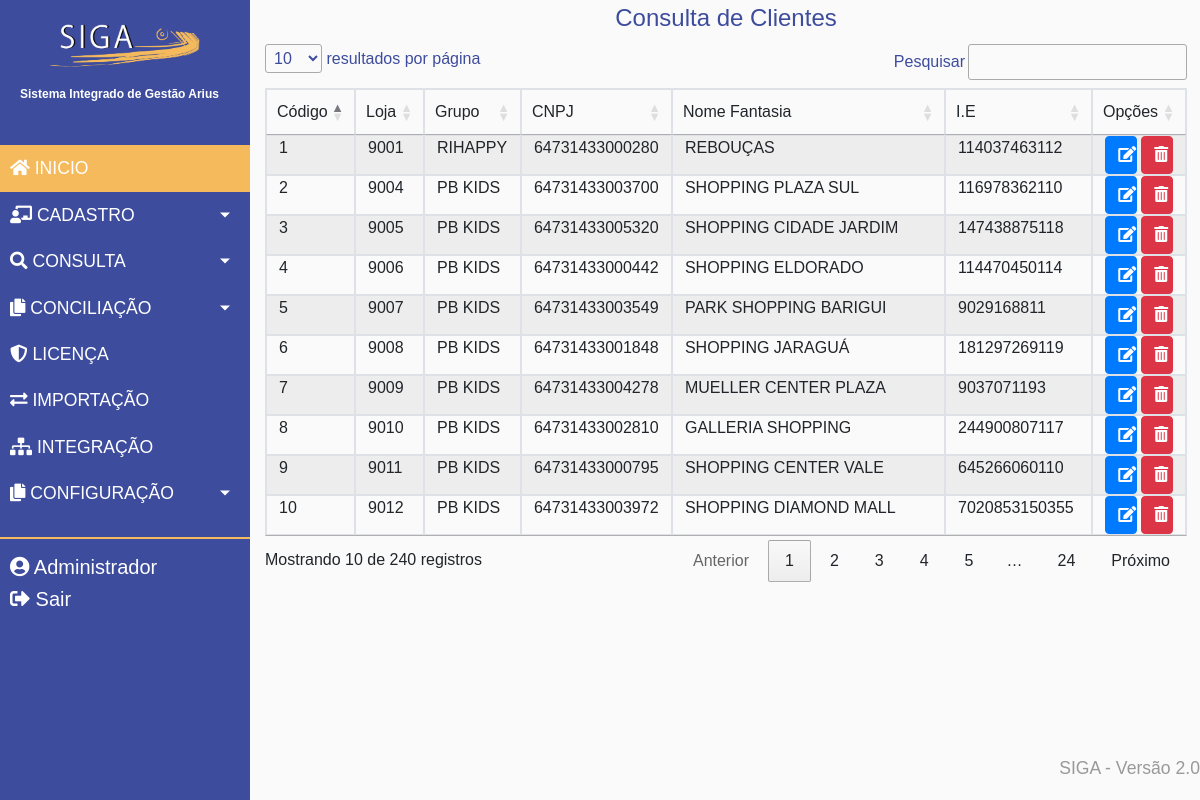
Page /consultacliente.php (signed in) on the committed database.
### tables this page shows
CREATE TABLE IF NOT EXISTS `clientes` (
  `codigo` int(6) NOT NULL AUTO_INCREMENT,
  `lojasap` int(6) NOT NULL,
  `lojapdv` int(6) DEFAULT NULL,
  `cnpj` varchar(30) DEFAULT NULL,
  `fantasia` varchar(100) DEFAULT NULL,
  `contato` varchar(30) DEFAULT NULL,
  `inscricao` varchar(25) DEFAULT NULL,
  `grupo` varchar(20) DEFAULT NULL,
  `estado` varchar(25) DEFAULT NULL,
  `cidade` varchar(25) DEFAULT NULL,
  `cep` varchar(12) DEFAULT NULL,
  `endereco` varchar(500) DEFAULT NULL,
  `bairro` varchar(30) DEFAULT NULL,
  `numero` varchar(6) DEFAULT '0',
  `datadecriacao` date DEFAULT NULL,
  PRIMARY KEY (`codigo`),
  UNIQUE KEY `loja` (`lojasap`),
  UNIQUE KEY `cnpj` (`cnpj`)
);

### config/config_geral.php (called while the page is built, shortened)
<?php
$nome_logado = $_SESSION["nome"];
?>

### consultacliente.php (the view, shortened to what this page needs)
<?php
include("menu.php");
include ("config/conexao.php");
$consulta2 = mysqli_query ($conexao,"SELECT * FROM clientes ORDER BY codigo") or die (mysqli_error("nao foi possível realizar a consulta. Tente mais tarde!"));
?>
<!DOCTYPE html>
<html lang="pt-br">
  <head>
    <link rel="stylesheet" href="css/bootstrap/css/bootstrap.min.css">
    <link rel="stylesheet" href="css/fontawesome/css/fontawesome.min.css">
    <link href="css/fontawesome/css/fontawesome.css" rel="stylesheet">
    <link href="css/fontawesome/css/brands.css" rel="stylesheet">
    <link href="css/fontawesome/css/solid.css" rel="stylesheet">
    <link rel="stylesheet" type="text/css" href="css/menu.css">
	<link href="//cdn.datatables.net/1.10.15/css/jquery.dataTables.min.css" rel="stylesheet">
	<link href="//cdn.datatables.net/plug-ins/1.10.19/i18n/Portuguese-Brasil.json" rel="stylesheet">
   </head>
  <body>
   <div class="container-fluid" >
<legend style="text-align: center;"> Consulta de Clientes</legend>
<table id="tabela" class="table table-striped table-bordered table-hover" >
  <thead>
    <tr>
			<td>Código</td>
	  <td>Loja</td>
	  <td>Grupo</td>
      <td>CNPJ</td>
	  <td>Nome Fantasia</td>
	  <td>I.E</td>
	  <td>Opções</td>
      </tr>
	  </thead>
	  <tbody>
    <?php while($retorno = $consulta2->fetch_array()) { ?>
    <tr>
    <td id="dimensao"><?php echo $retorno['codigo']; ?></td>
    <td id="dimensao"><?php echo $retorno['lojasap']; ?></td>
	  <td id="dimensao"><?php echo $retorno['grupo']==1 ?'PB KIDS':'RIHAPPY'; ?></td>
	  <td id="dimensao"><?php echo $retorno['cnpj']; ?></td>
	  <td id="dimensao"><?php echo $retorno['fantasia']; ?></td>
	  <td id="dimensao"><?php echo $retorno['inscricao']; ?></td>
	  <td id="dimensao">
	  <center>
	  <div class="btn btn-primary">
        <a href="editarcliente.php?codigo=<?php echo $retorno['codigo'] ?>" style="color:white"><i style="width: 5.5px;" class="fas fa-edit"></i></a>
		</div>
	 <div class="btn btn-danger">
<a href="deletarcliente.php?codigo=<?php echo $retorno['codigo'] ?>" style="color:white" onclick="return confirm('Tem certeza de que deseja remover?');"><i class="fas fa-trash-alt" style="width: 5.5px;"></i></a>
</div>
</center>
      </td>
    </tr>
	<?php } ?>
	</tbody>
	</table>
  </div>
     <div class="footer">
  <p>SIGA - Versão <?php echo versao_sistema; ?> </p>
</div>
  </body>
</html>

### menu.php (shortened to what this page needs)
<?php
include ("config/config_geral.php");
?>
<!DOCTYPE html>
<html>
<head>
    <link rel="stylesheet" href="css/bootstrap/css/bootstrap.min.css">
    <link rel="stylesheet" href="css/fontawesome/css/fontawesome.min.css">
    <link href="css/fontawesome/css/fontawesome.css" rel="stylesheet">
    <link href="css/fontawesome/css/brands.css" rel="stylesheet">
    <link href="css/fontawesome/css/solid.css" rel="stylesheet">
	<link rel="stylesheet" type="text/css" href="css/menu.css">
</head>
<body>
<div class="wrapper">
    <nav id="sidebar">
        <div class="sidebar-header">
            <a href="inicio.php"><h3 class="text-center"><img src="img/logo_siga.png" style="width: 150px;"></h3></a>
            <strong style="font-size: 12px; ">Sistema Integrado de Gestão Arius</strong>
        </div>
        <ul class="list-unstyled components">
            <li class="active">
                <a href="inicio.php">
                    <i class="fas fa-home"></i>
                INICIO
            </a>
            </li>
            <li>
                <a href="#cadastro" data-toggle="collapse" aria-expanded="false" class="dropdown-toggle">
                    <i class="fas fa-chalkboard-teacher"></i>
                    CADASTRO
                </a>
            </li>
              <li>
                <a href="#consulta" data-toggle="collapse" aria-expanded="false" class="dropdown-toggle">
                    <i class="fas fa-search"></i>
                    CONSULTA
                </a>
            </li>
            <li>
                <a href="#conciliacao" data-toggle="collapse" aria-expanded="false" class="dropdown-toggle">
                    <i class="fas fa-copy"></i>
                    CONCILIAÇÃO
                </a>
            </li>
           <li >
                <a href="licenca.php">
                    <i class="fas fa-shield-alt"></i>
                LICENÇA
            </a>
            </li>
            <li >
                <a href="carga.php">
                   <i class="fas fa-exchange-alt"></i>
                IMPORTAÇÃO
            </a>
 	    <li >
                <a href="integracao.php">
                   <i class="fas fa-sitemap"></i>
                INTEGRAÇÃO
            </a>
            </li>
                  <li>
                <a href="#configuracao" data-toggle="collapse" aria-expanded="false" class="dropdown-toggle">
                    <i class="fas fa-copy"></i>
                    CONFIGURAÇÃO
                </a>
            </li>
        </ul>
<h6 id="login"><i class="fas fa-user-circle"></i> <?php echo ucfirst($nome_logado);?></h6>
<a href="logout.php"><h6 id="sair"><i class="fas fa-sign-out-alt"></i> Sair</h6></a>
    </nav>
</body>
</html>

### css/menu.css (style rules this page uses)
.wrapper { display: flex; align-items: stretch; }
#sidebar { min-width: 250px; max-width: 250px; min-height: 100vh; }
a[data-toggle="collapse"] { position: relative; }
.dropdown-toggle::after { display: block; position: absolute; top: 50%; right: 20px; transform: translateY(-50%); }
body { font-family: 'Poppins', sans-serif; background: #fafafa; }
p { font-family: 'Poppins', sans-serif; font-size: 1.1em; font-weight: 300; line-height: 1.7em; color: #999; }
a, a:hover, a:focus { color: inherit; text-decoration: none; transition: all 0.3s; }
#sidebar { background: #3d4c9d; color: #fff; transition: all 0.3s; }
#sidebar .sidebar-header { padding: 20px; background: #3d4c9d; }
#sidebar ul.components { padding: 20px 0; border-bottom: 2px solid #f4ba5b; }
#sidebar ul li a { padding: 10px; font-size: 1.1em; display: block; }
#sidebar ul li.active > a, a[aria-expanded="true"] { color: #fff; background: #f4ba5b; }
#sair { padding-left: 10px; font-size: 20px; }
#login { padding-left: 10px; font-size: 20px; }
legend { color: #3d4c9d; }
.footer { position: fixed; left: 0; bottom: 0; width: 100%; color: #A9A9A9; text-align: right; }

### consultacliente.php (style rules this page uses)
#dimensao { padding: 0px 12px; }

### rows in the picture
clientes: codigo "1", lojasap "9001", grupo "RIHAPPY", cnpj "64731433000280", fantasia "REBOUÇAS", inscricao "114037463112"
clientes: codigo "2", lojasap "9004", grupo "PB KIDS", cnpj "64731433003700", fantasia "SHOPPING PLAZA SUL", inscricao "116978362110"
clientes: codigo "3", lojasap "9005", grupo "PB KIDS", cnpj "64731433005320", fantasia "SHOPPING CIDADE JARDIM", inscricao "147438875118"
clientes: codigo "4", lojasap "9006", grupo "PB KIDS", cnpj "64731433000442", fantasia "SHOPPING ELDORADO", inscricao "114470450114"
clientes: codigo "5", lojasap "9007", grupo "PB KIDS", cnpj "64731433003549", fantasia "PARK SHOPPING BARIGUI", inscricao "9029168811"
clientes: codigo "6", lojasap "9008", grupo "PB KIDS", cnpj "64731433001848", fantasia "SHOPPING JARAGUÁ", inscricao "181297269119"
clientes: codigo "7", lojasap "9009", grupo "PB KIDS", cnpj "64731433004278", fantasia "MUELLER CENTER PLAZA", inscricao "9037071193"
clientes: codigo "8", lojasap "9010", grupo "PB KIDS", cnpj "64731433002810", fantasia "GALLERIA SHOPPING", inscricao "244900807117"
clientes: codigo "9", lojasap "9011", grupo "PB KIDS", cnpj "64731433000795", fantasia "SHOPPING CENTER VALE", inscricao "645266060110"
clientes: codigo "10", lojasap "9012", grupo "PB KIDS", cnpj "64731433003972", fantasia "SHOPPING DIAMOND MALL", inscricao "7020853150355"

### other values in the picture
$nome_logado "Administrador"
versao_sistema "2.0"
